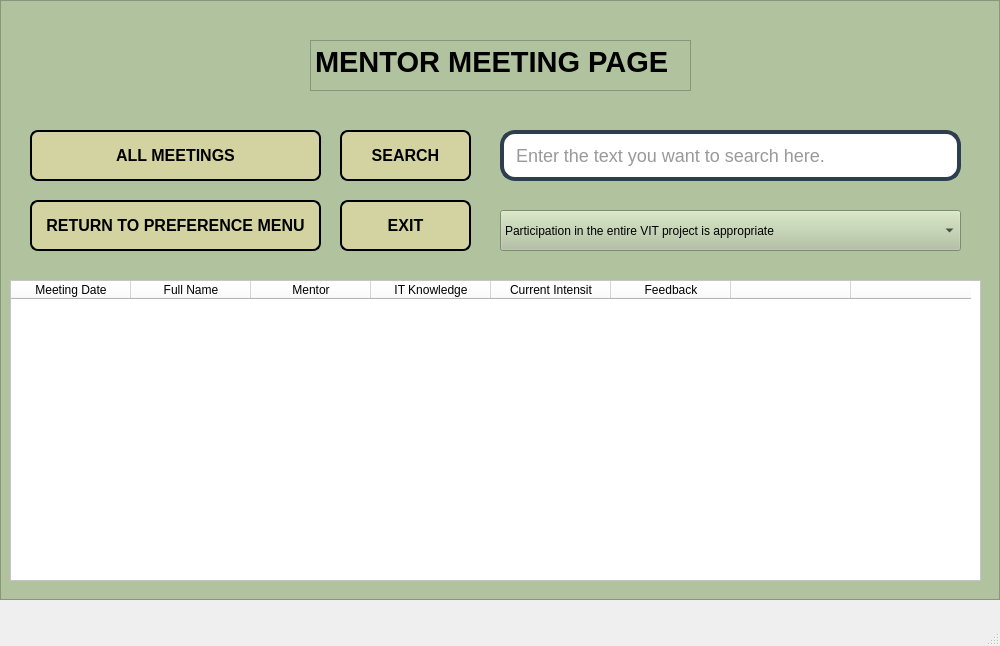
<?xml version="1.0" encoding="UTF-8"?>
<ui version="4.0">
 <class>MainWindow</class>
 <widget class="QMainWindow" name="MainWindow">
  <property name="geometry">
   <rect>
    <x>0</x>
    <y>0</y>
    <width>1000</width>
    <height>646</height>
   </rect>
  </property>
  <property name="windowTitle">
   <string>MainWindow</string>
  </property>
  <widget class="QWidget" name="centralwidget">
   <widget class="QFrame" name="frame_Mentor_Meeting_Page">
    <property name="geometry">
     <rect>
      <x>0</x>
      <y>0</y>
      <width>1000</width>
      <height>600</height>
     </rect>
    </property>
    <property name="styleSheet">
     <string notr="true">background-color:rgb(177, 194, 158)</string>
    </property>
    <property name="frameShape">
     <enum>QFrame::StyledPanel</enum>
    </property>
    <property name="frameShadow">
     <enum>QFrame::Raised</enum>
    </property>
    <widget class="QPushButton" name="pushButton_Search">
     <property name="geometry">
      <rect>
       <x>340</x>
       <y>130</y>
       <width>131</width>
       <height>51</height>
      </rect>
     </property>
     <property name="styleSheet">
      <string notr="true">
QPushButton {
    font-size: 16px;
    font-weight: bold;
    font-family: Arial;
    color: black; /* Siyah yazı rengi */
    background-color: #d3d3a1; /* Sarıya yakın gri arka plan rengi */
    border-radius: 8px; /* Köşe yuvarlama */
    padding: 8px; /* Küçük padding */
    border: 2px solid black; /* İnce siyah çerçeve */
    
    /* Gölgelendirme eklemek için: */
    box-shadow: 3px 3px 6px rgba(0, 0, 0, 0.3); /* Gölgenin boyutu ve rengi */
}

QPushButton:hover {
    background-color: #b0b072; /* Hover durumunda daha koyu sarımsı gri */
    /* Hover durumunda gölgeyi değiştirmek için */
    box-shadow: 5px 5px 10px rgba(0, 0, 0, 0.5); /* Hover sırasında daha belirgin gölge */
}</string>
     </property>
     <property name="text">
      <string>SEARCH</string>
     </property>
    </widget>
    <widget class="QPushButton" name="pushButton_Exit">
     <property name="geometry">
      <rect>
       <x>340</x>
       <y>200</y>
       <width>131</width>
       <height>51</height>
      </rect>
     </property>
     <property name="styleSheet">
      <string notr="true">
QPushButton {
    font-size: 16px;
    font-weight: bold;
    font-family: Arial;
    color: black; /* Siyah yazı rengi */
    background-color: #d3d3a1; /* Sarıya yakın gri arka plan rengi */
    border-radius: 8px; /* Köşe yuvarlama */
    padding: 8px; /* Küçük padding */
    border: 2px solid black; /* İnce siyah çerçeve */
    
    /* Gölgelendirme eklemek için: */
    box-shadow: 3px 3px 6px rgba(0, 0, 0, 0.3); /* Gölgenin boyutu ve rengi */
}

QPushButton:hover {
    background-color: #b0b072; /* Hover durumunda daha koyu sarımsı gri */
    /* Hover durumunda gölgeyi değiştirmek için */
    box-shadow: 5px 5px 10px rgba(0, 0, 0, 0.5); /* Hover sırasında daha belirgin gölge */
}</string>
     </property>
     <property name="text">
      <string>EXIT</string>
     </property>
    </widget>
    <widget class="QPushButton" name="pushButton_All_Meetings">
     <property name="geometry">
      <rect>
       <x>30</x>
       <y>130</y>
       <width>291</width>
       <height>51</height>
      </rect>
     </property>
     <property name="styleSheet">
      <string notr="true">
QPushButton {
    font-size: 16px;
    font-weight: bold;
    font-family: Arial;
    color: black; /* Siyah yazı rengi */
    background-color: #d3d3a1; /* Sarıya yakın gri arka plan rengi */
    border-radius: 8px; /* Köşe yuvarlama */
    padding: 8px; /* Küçük padding */
    border: 2px solid black; /* İnce siyah çerçeve */
    
    /* Gölgelendirme eklemek için: */
    box-shadow: 3px 3px 6px rgba(0, 0, 0, 0.3); /* Gölgenin boyutu ve rengi */
}

QPushButton:hover {
    background-color: #b0b072; /* Hover durumunda daha koyu sarımsı gri */
    /* Hover durumunda gölgeyi değiştirmek için */
    box-shadow: 5px 5px 10px rgba(0, 0, 0, 0.5); /* Hover sırasında daha belirgin gölge */
}</string>
     </property>
     <property name="text">
      <string>ALL MEETINGS</string>
     </property>
    </widget>
    <widget class="QPushButton" name="pushButton_Return_To_Preference_Menu">
     <property name="geometry">
      <rect>
       <x>30</x>
       <y>200</y>
       <width>291</width>
       <height>51</height>
      </rect>
     </property>
     <property name="styleSheet">
      <string notr="true">
QPushButton {
    font-size: 16px;
    font-weight: bold;
    font-family: Arial;
    color: black; /* Siyah yazı rengi */
    background-color: #d3d3a1; /* Sarıya yakın gri arka plan rengi */
    border-radius: 8px; /* Köşe yuvarlama */
    padding: 8px; /* Küçük padding */
    border: 2px solid black; /* İnce siyah çerçeve */
    
    /* Gölgelendirme eklemek için: */
    box-shadow: 3px 3px 6px rgba(0, 0, 0, 0.3); /* Gölgenin boyutu ve rengi */
}

QPushButton:hover {
    background-color: #b0b072; /* Hover durumunda daha koyu sarımsı gri */
    /* Hover durumunda gölgeyi değiştirmek için */
    box-shadow: 5px 5px 10px rgba(0, 0, 0, 0.5); /* Hover sırasında daha belirgin gölge */
}</string>
     </property>
     <property name="text">
      <string>RETURN TO PREFERENCE MENU</string>
     </property>
    </widget>
    <widget class="QLineEdit" name="lineEdit_Mentor_Meeting_Page">
     <property name="geometry">
      <rect>
       <x>500</x>
       <y>130</y>
       <width>461</width>
       <height>51</height>
      </rect>
     </property>
     <property name="styleSheet">
      <string notr="true">QLineEdit {
    font-size: 18px;
    font-family: Arial;
    color: #333;
    background-color: #fff;
    border: 4px solid #2c3e50;
    border-radius: 15px;
    padding: 10px;
    box-shadow: 5px 5px 10px rgba(0, 0, 0, 0.5);
}
QLineEdit:placeholder {
    color: rgba(150, 150, 150, 0.8);
    font-style: italic;
}
</string>
     </property>
     <property name="text">
      <string/>
     </property>
     <property name="readOnly">
      <bool>false</bool>
     </property>
     <property name="placeholderText">
      <string>Enter the text you want to search here.</string>
     </property>
     <property name="clearButtonEnabled">
      <bool>false</bool>
     </property>
    </widget>
    <widget class="QComboBox" name="comboBox_Mentor_Meeting_Page">
     <property name="geometry">
      <rect>
       <x>500</x>
       <y>210</y>
       <width>461</width>
       <height>41</height>
      </rect>
     </property>
     <property name="styleSheet">
      <string notr="true">QPushButton {
    font-size: 16px;
    font-weight: bold;
    font-family: Arial;
    color: black; /* Siyah yazı rengi */
    background-color: #dcdcdc; /* Açık gri arka plan rengi */
    border-radius: 8px; /* Köşe yuvarlama */
    padding: 8px; /* Küçük padding */
    border: none;
    
    /* Gölgelendirme eklemek için: */
    box-shadow: 3px 3px 6px rgba(0, 0, 0, 0.3); /* Gölgenin boyutu ve rengi */
}

QPushButton:hover {
    background-color: #c0c0c0; /* Hover durumunda biraz daha koyu gri */
    /* Hover durumunda gölgeyi değiştirmek için */
    box-shadow: 5px 5px 10px rgba(0, 0, 0, 0.5); /* Hover sırasında daha belirgin gölge */
}
</string>
     </property>
     <item>
      <property name="text">
       <string>Participation in the entire VIT project is appropriate</string>
      </property>
     </item>
     <item>
      <property name="text">
       <string>It would be appropriate to direct the VIT project to the first IT training area</string>
      </property>
     </item>
     <item>
      <property name="text">
       <string>It would be appropriate to direct the VIT project to the English training area</string>
      </property>
     </item>
     <item>
      <property name="text">
       <string>It can be directly directed within the scope of the VIT project</string>
      </property>
     </item>
     <item>
      <property name="text">
       <string>It would be appropriate to direct it to individual coaching directly</string>
      </property>
     </item>
     <item>
      <property name="text">
       <string>It would be more appropriate to participate in the next VIT project.</string>
      </property>
     </item>
     <item>
      <property name="text">
       <string>It would be appropriate to redirect to another sector.</string>
      </property>
     </item>
     <item>
      <property name="text">
       <string>Other</string>
      </property>
     </item>
    </widget>
    <widget class="QTableWidget" name="tableWidget_Mentor_Meeting_Page">
     <property name="geometry">
      <rect>
       <x>10</x>
       <y>280</y>
       <width>971</width>
       <height>301</height>
      </rect>
     </property>
     <property name="styleSheet">
      <string notr="true">background-color:rgb(255, 255, 255)</string>
     </property>
     <attribute name="horizontalHeaderCascadingSectionResizes">
      <bool>false</bool>
     </attribute>
     <attribute name="horizontalHeaderDefaultSectionSize">
      <number>120</number>
     </attribute>
     <attribute name="horizontalHeaderMinimumSectionSize">
      <number>54</number>
     </attribute>
     <column>
      <property name="text">
       <string>Meeting Date</string>
      </property>
     </column>
     <column>
      <property name="text">
       <string>Full Name</string>
      </property>
     </column>
     <column>
      <property name="text">
       <string>Mentor</string>
      </property>
     </column>
     <column>
      <property name="text">
       <string>IT Knowledge</string>
      </property>
     </column>
     <column>
      <property name="text">
       <string>Current Intensit</string>
      </property>
     </column>
     <column>
      <property name="text">
       <string>Feedback</string>
      </property>
     </column>
     <column>
      <property name="text">
       <string/>
      </property>
     </column>
     <column>
      <property name="text">
       <string/>
      </property>
     </column>
    </widget>
    <widget class="QTextBrowser" name="textBrowser_Mentor_Meeting_Page">
     <property name="geometry">
      <rect>
       <x>310</x>
       <y>40</y>
       <width>381</width>
       <height>51</height>
      </rect>
     </property>
     <property name="html">
      <string>&lt;!DOCTYPE HTML PUBLIC &quot;-//W3C//DTD HTML 4.0//EN&quot; &quot;http://www.w3.org/TR/REC-html40/strict.dtd&quot;&gt;
&lt;html&gt;&lt;head&gt;&lt;meta name=&quot;qrichtext&quot; content=&quot;1&quot; /&gt;&lt;style type=&quot;text/css&quot;&gt;
p, li { white-space: pre-wrap; }
&lt;/style&gt;&lt;/head&gt;&lt;body style=&quot; font-family:'MS Shell Dlg 2'; font-size:8.25pt; font-weight:400; font-style:normal;&quot;&gt;
&lt;p style=&quot; margin-top:0px; margin-bottom:0px; margin-left:0px; margin-right:0px; -qt-block-indent:0; text-indent:0px;&quot;&gt;&lt;span style=&quot; font-size:22pt; font-weight:600;&quot;&gt;MENTOR MEETING PAGE&lt;/span&gt;&lt;/p&gt;&lt;/body&gt;&lt;/html&gt;</string>
     </property>
    </widget>
   </widget>
  </widget>
  <widget class="QMenuBar" name="menubar">
   <property name="geometry">
    <rect>
     <x>0</x>
     <y>0</y>
     <width>1000</width>
     <height>21</height>
    </rect>
   </property>
  </widget>
  <widget class="QStatusBar" name="statusbar"/>
 </widget>
 <resources/>
 <connections/>
</ui>
